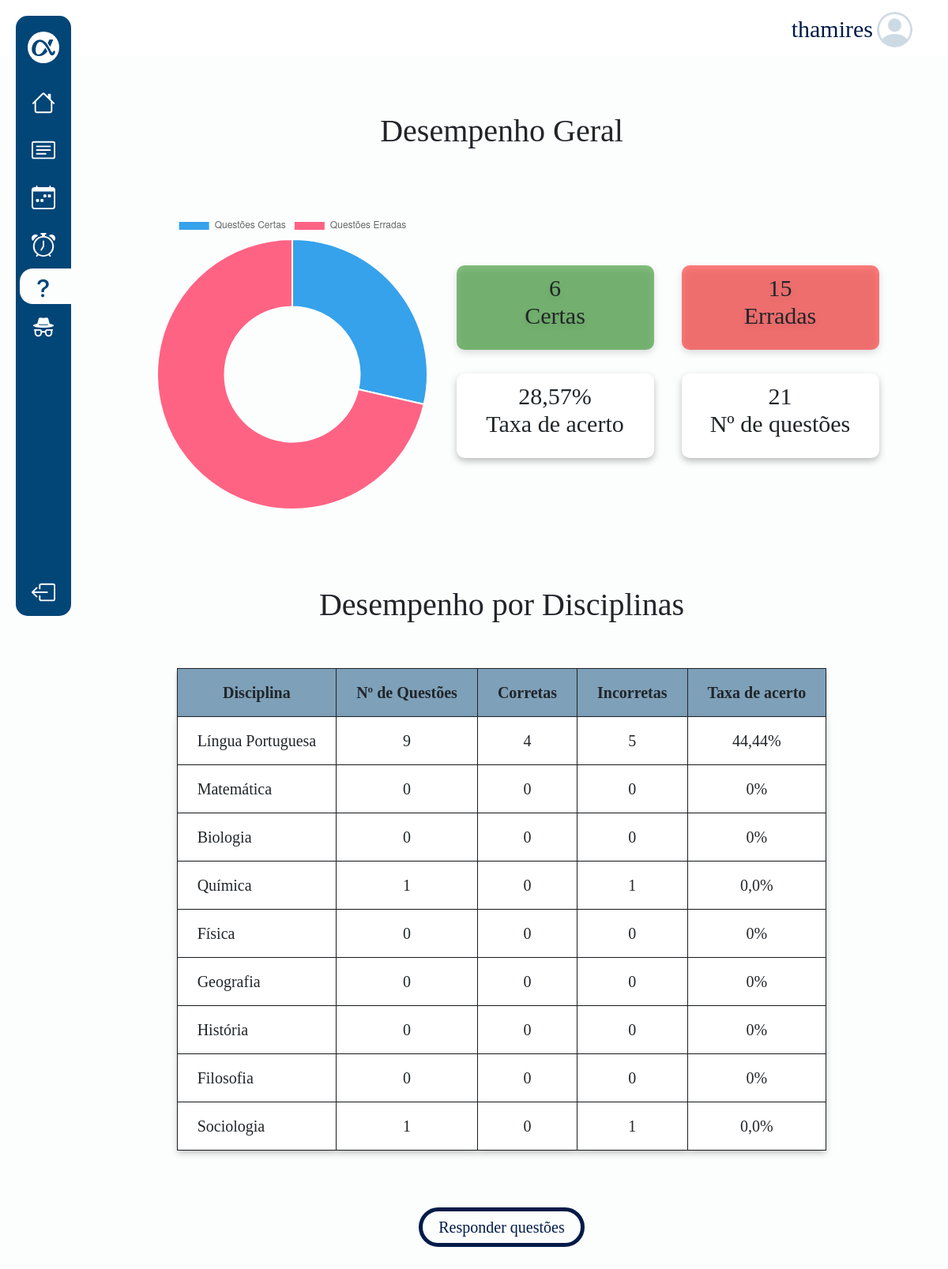
Page /estatisticas/ (signed in) on the committed database.
### core/models.py (models this page shows)
class Profile(models.Model):
    user = models.OneToOneField(User, on_delete=models.CASCADE)
    email = models.EmailField()
    telefone = models.CharField(max_length=11)
    endereco = models.CharField(max_length=200)
    image = models.ImageField(default='perfil/img/personcircle.png', upload_to='perfil/img')

### questoes/models.py (models this page shows, shortened)
class Disciplina(models.Model):
    nome = models.CharField(max_length=100, default="")

### questoes/views.py (the view)
# urls.py: path('estatisticas/', estatisticas, name='estatisticas'),
@login_required
def estatisticas(request):
    disciplinas = Disciplina.objects.all()
    dados_disciplinas = []
    if request.user.is_authenticated:
        user_profile, created = UserProfile.objects.get_or_create(user=request.user)
        acertos = user_profile.acertos
        erros = user_profile.erros
        num_questoes = acertos + erros
        if num_questoes > 0:
            taxa_acerto = round((acertos / num_questoes) * 100, 2)
        else:
            taxa_acerto = 0
        dados_usuario = {
            'acertos': acertos,
            'erros': erros,
            'taxa_acerto': taxa_acerto,
            'num_questoes': num_questoes,
        }
        for disciplina in disciplinas:
            questoes_disciplina = Questao.objects.filter(disciplina=disciplina)
            num_questoes_disciplina = Resposta.objects.filter(
                questao__in=questoes_disciplina,
                user_profile=user_profile,
            ).count()
            acertos = Resposta.objects.filter(
                questao__in=questoes_disciplina,
                user_profile=user_profile,
                certa=True
            ).count()
            erros = Resposta.objects.filter(
                questao__in=questoes_disciplina,
                user_profile=user_profile,
                certa=False
            ).count()
            dados_disciplina = {
                'disciplina': disciplina,
                'acertos': acertos,
                'erros': erros,
                'num_questoes_respondidas': num_questoes_disciplina,
                'taxa_acerto': round((acertos / (acertos + erros)) * 100, 2) if (acertos + erros) > 0 else 0,
            }
            dados_disciplinas.append(dados_disciplina)
    serialized_dataq = grafico(request)
    context = {
        'dados_usuario': dados_usuario,
        'dados_disciplinas': dados_disciplinas,
        'serialized_dataq': serialized_dataq,
    }
    return render(request, 'questoes/pages/estatisticas.html', context)

### questoes/views.py (called while the page is built)
def grafico(request):
    serialize = {'grafico': []}
    if request.user.is_authenticated:
        user = request.user
        data = UserProfile.objects.filter(user=user).first()
        if data:
            acertos = data.acertos
            erros = data.erros
            if acertos == 0 and erros == 0:
                serialize['grafico'] = [0, 0, 1]
            else:
                serialize['grafico'] = [acertos, erros]
        return json.dumps(serialize)

### questoes/templates/questoes/pages/estatisticas.html (shortened to what this page needs)
{% extends "core/partials/base.html" %}
{% load static %}
{% block head %}
<link rel="stylesheet" href="{% static 'questoes/css/estatisticas.css' %}">
{% endblock %}
{% block linkq %} ativo {% endblock %}
{% block content %}
    <br>
    <br>
    <br>
    <h1 class="d-flex justify-content-center subtitulo-desempenho">Desempenho Geral</h1>
    <br>
    <br>
    <br>
    <div class="dados d-flex justify-content-center align-items-center">
        <div class="grafico">
            {% include 'questoes/partials/grafico.html' %}
        </div>
        <div class="valores">
            <div class="estatisticas-gerais">
                <div class="row">
                    <div class="num-acertos">
                        <p class="font-dados">{{ dados_usuario.acertos }}<br>Certas</p>
                    </div>
                    <div class="num-erradas">
                        <p class="font-dados">{{ dados_usuario.erros }} <br>Erradas</p>
                    </div>
                </div>
                <div class="row">
                    <div class="taxa-acerto">
                        <p class="font-dados">{{ dados_usuario.taxa_acerto }}% <br>Taxa de acerto</p>
                    </div>
                    <div class="num-questoes">
                        <p class="font-dados">{{ dados_usuario.num_questoes }} <br>Nº de questões</p>
                    </div>
                </div>
            </div>
        </div>
    </div>
    <br>
    <br>
    <br>
    <br>
    <h1 class="d-flex justify-content-center subtitulo-disciplina">Desempenho por Disciplinas</h1>
    <br>
    <br>
    <div class="dados d-flex justify-content-center align-items-center disciplinas">
        <table>
            <tr class="title-table">
                <th class="item">Disciplina</th>
                <th class="item">Nº de Questões</th>
                <th class="item">Corretas</th>
                <th class="item">Incorretas</th>
                <th class="item">Taxa de acerto</th>
            </tr>
            {% for dados_disciplina in dados_disciplinas %}
                <tr class="valores-table">
                    <td class="item-1">{{ dados_disciplina.disciplina.nome }}</td>
                    <td class="item">{{ dados_disciplina.num_questoes_respondidas }}</td>
                    <td class="item">{{ dados_disciplina.acertos }}</td>
                    <td class="item">{{ dados_disciplina.erros }}</td>
                    <td class="item">{{ dados_disciplina.taxa_acerto }}%</td>
                </tr>
            {% endfor %}
        </table>
    </div>
    <br>
    <br>
    <div class="d-flex justify-content-center">
        {% include 'questoes/partials/botao.html' %}
    </div>
    <br>
    <br>
    <br>
{% endblock %}

### core/templates/core/partials/base.html (shortened to what this page needs)
{% load static %}
<!DOCTYPE html>
<html lang="pt-br">
<head>
    <link href="https://cdn.jsdelivr.net/npm/bootstrap@5.3.2/dist/css/bootstrap.min.css" rel="stylesheet"
>
    {% block head%} {% endblock %}
    <link rel="stylesheet" href="{% static 'css/style.css' %}">
    <link rel="stylesheet" href="{% static 'core/css/dashboard.css' %}">
</head>
<body>
    <div class="d-flex">
        <header class="headerdash ">
            <div class="username">
                <p class="">{{user.username}}</p>
                <a href="{% url 'profile' %}">
                <img class="imguser" src="{{ user.profile.image.url }}" alt="">
                </a>
            </div>
        </header>
        <nav class="menu-lateral">
            <div class="items">
                <ul class="navul">
                    <li class="item-nav logo d-flex align-items-center justify-content-center">
                        <a href="{% url 'index' %}"><img class="navimg" src="{% static 'core/img/navlogo.svg' %}"
                                alt=""></a>
                    </li>
                    <li class="item-nav {% block linkh%} {% endblock %}">
                        <a href="{% url 'dashboard' %}"></a>
                    </li>
                    <li class="item-nav {% block linkf%} {% endblock %}">
                        <a href="{% url 'flashcards' %}"></a>
                    </li>
                    <li class="item-nav {% block linkc%} {% endblock %}">
                        <a href="{% url 'calendario' %}"></a>
                    </li>
                    <li class="item-nav {% block linkp%} {% endblock %}">
                        <a href="{% url 'pomodoro' %}"></a>
                    </li>
                    <li class="item-nav {% block linkq%} {% endblock %}">
                        <a href="{% url 'estatisticas' %}"></a>
                    </li>
                    {% if user.is_superuser %}
                        <li class="item-nav">
                            <a href="{% url 'arearestrita'%}">
                            </a>
                        </li>
                    {% endif %}
                    <li class="item-nav sair">
                        <a href="{% url 'logout' %}"></a>
                    </li>
                </ul>
            </div>
        </nav>
    </div>
    <main class="d-flex justify-content-center maincentro">
        <div class="centro">
            {% block content %}
            {% endblock %}
        </div>
    </main>
</body>
</html>

### questoes/static/questoes/css/estatisticas.css (style rules this page uses)
.grafico { width: 400px; height: 376px; margin-right: 100px; }
.dados { display: flex; justify-content: center; align-items: center; }
.num-acertos, .num-erradas, .taxa-acerto, .num-questoes { width: 250px; height: 107px; filter: drop-shadow(0px 4px 4px rgba(0, 0, 0, 0.25)); border-radius: 10px; padding: 20px; font-weight: bold; text-align: center; display: flex; justify-content: center; align-items: center; line-height: 35px; }
.font-dados { font-size: 30px; padding: 10px; }
.num-acertos { background: rgba(10, 129, 0, 0.50); margin: 0px 35px 30px 0px; }
.num-erradas { background: rgba(255, 0, 0, 0.50); margin: 0px 0px 30px 0px; }
.taxa-acerto { background: #FFF; margin: 0px 35px 0px 0px; }
.num-questoes { background: #FFF; }
.subtitulo-disciplina { text-align: center; }
.subtitulo-desempenho { text-align: center; }
.title-table { border-radius: var(--Number, 0px); background: rgba(2, 69, 119, 0.50); box-shadow: 0px 4px 4px 0px rgba(0, 0, 0, 0.25); }
.item { padding: 15px 25px 15px 25px; text-align: center; font-size: 20px; }
.item-1 { padding: 15px 25px 15px 25px; text-align: justify; font-size: 20px; }
.valores-table { background: #FFF; filter: drop-shadow(0px 4px 4px rgba(0, 0, 0, 0.25)); }
table, tr, th, td { border: solid 1px; }
table { text-align: center; }
@media screen and (max-width: 1220px) { .num-acertos, .num-erradas, .taxa-acerto, .num-questoes { width: 250px; height: 107px; font-size: 15px; } }
@media screen and (max-width: 1220px) { .grafico { margin-right: 20px; } }

### static/css/style.css (style rules this page uses)
:root { --cor-1: #001B48; --cor-2: #024577; --cor-3: #015C92; --cor-4: #2d82B5; --cor-5: #018ABE; --cor-6: #97C4D8; --cor-7: #88CDF6; --cor-8: #B6E6FF; --cor-9: #D6E8EE; --cor-10: #ECEFF1; }
* { font-family: 'Merriweather'; }
main { background-color: #FCFDFD; }
p { font-size: 16px; font-weight: 400; }
nav { width: 100%; }
.logo { max-height: 140px; }
.imguser { width: 45px !important; height: 45px !important; border-radius: 45px ; }

### core/static/core/css/dashboard.css (style rules this page uses)
* { margin: 0; padding: 0; }
.username { color: #001B48; display: flex; justify-content: flex-end; margin: 15px; max-width: 95%; }
.username p { margin: 5px; font-size: 30px; font-weight: 400; line-height: normal; }
.imguser { width: 45px !important; height: 45px !important; border-radius: 45px; }
.headerdash { height: 70px; background-color: #fff; width: 100%; }
body { background-color: #FCFDFD; }
nav.menu-lateral { width: 70px; height: 95vh; background-color: #024577; margin: 20px 0px 20px 20px; position: fixed; border-radius: 15px; }
.item-nav.logo { border-radius: 50%; width: 40px; height: 40px; background-color: #fff; margin-bottom: 20px; }
.item-nav svg { fill: #fff; }
.item-nav img { fill: #fff; }
.item-nav { padding-top: 15px; padding-bottom: 15px; display: flex; list-style-type: none; }
.ativo { background-color: #FCFDFD; border-radius: 16.5px; width: 80px; height: 45px; margin-left: 20px; padding: 10px 15px; }
.ativo svg { fill: #024577; }
.navul { margin-top: 20px; padding-left: 0; display: flex; flex-direction: column; align-items: center; justify-content: flex-start; }
ul .sair { position: absolute; bottom: 0; }
.centro { margin: auto; max-width: 90%; width: 100%; }
.maincentro { padding-left: 90px; }
@media (max-width: 1400px) { .maincentro { padding-left: 70px; } }

### rows in the picture
Disciplina: disciplina.nome "Língua Portuguesa", num_questoes_respondidas "9", acertos "4", erros "5", taxa_acerto "44,44"
Disciplina: disciplina.nome "Matemática", num_questoes_respondidas "0", acertos "0", erros "0", taxa_acerto "0"
Disciplina: disciplina.nome "Biologia", num_questoes_respondidas "0", acertos "0", erros "0", taxa_acerto "0"
Disciplina: disciplina.nome "Química", num_questoes_respondidas "1", acertos "0", erros "1", taxa_acerto "0,0"
Disciplina: disciplina.nome "Física", num_questoes_respondidas "0", acertos "0", erros "0", taxa_acerto "0"
Disciplina: disciplina.nome "Geografia", num_questoes_respondidas "0", acertos "0", erros "0", taxa_acerto "0"
Disciplina: disciplina.nome "História", num_questoes_respondidas "0", acertos "0", erros "0", taxa_acerto "0"
Disciplina: disciplina.nome "Filosofia", num_questoes_respondidas "0", acertos "0", erros "0", taxa_acerto "0"
Disciplina: disciplina.nome "Sociologia", num_questoes_respondidas "1", acertos "0", erros "1", taxa_acerto "0,0"

### other values in the picture
{{ user.username }} "thamires"
{{ dados_usuario.acertos }} "6"
{{ dados_usuario.erros }} "15"
{{ dados_usuario.taxa_acerto }} "28,57"
{{ dados_usuario.num_questoes }} "21"
